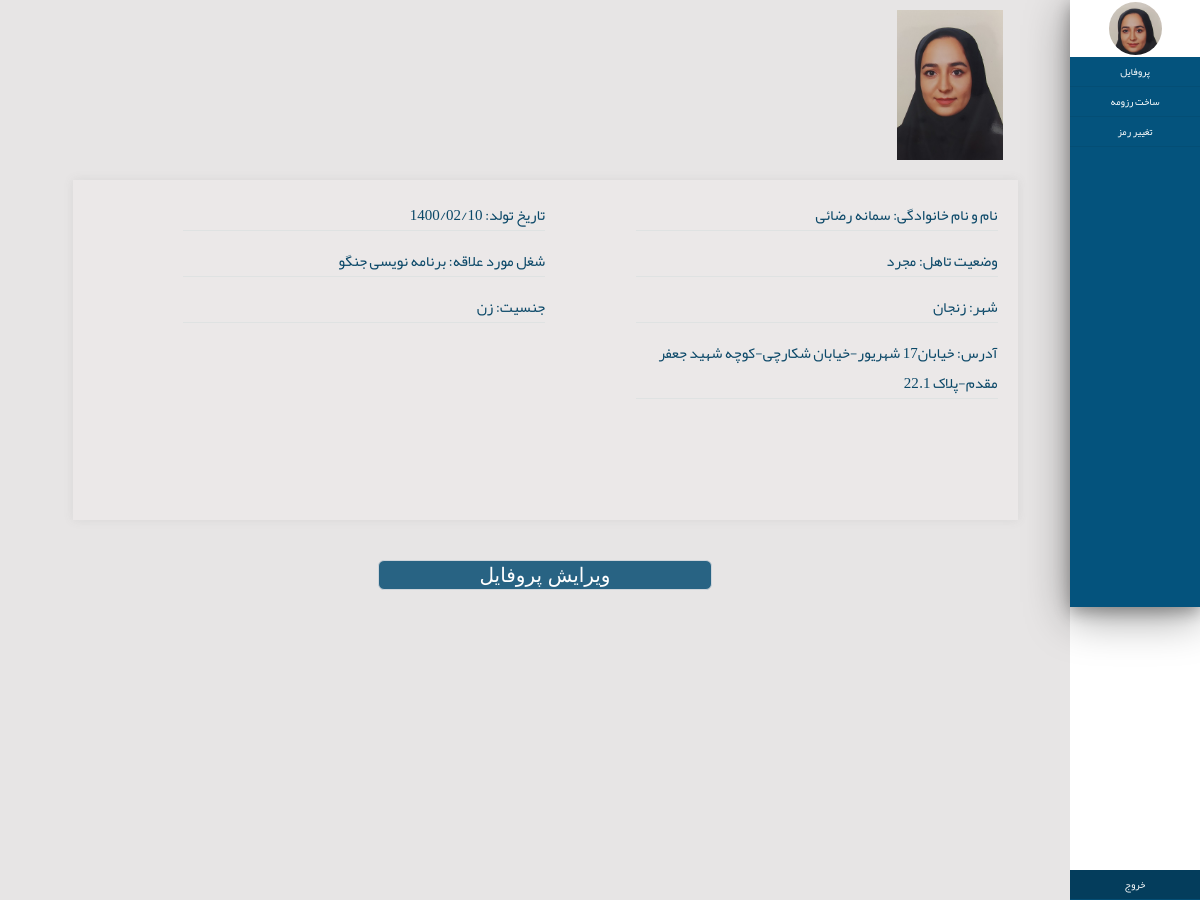
Before: /accounts/profile/ (signed in) with the older database file.
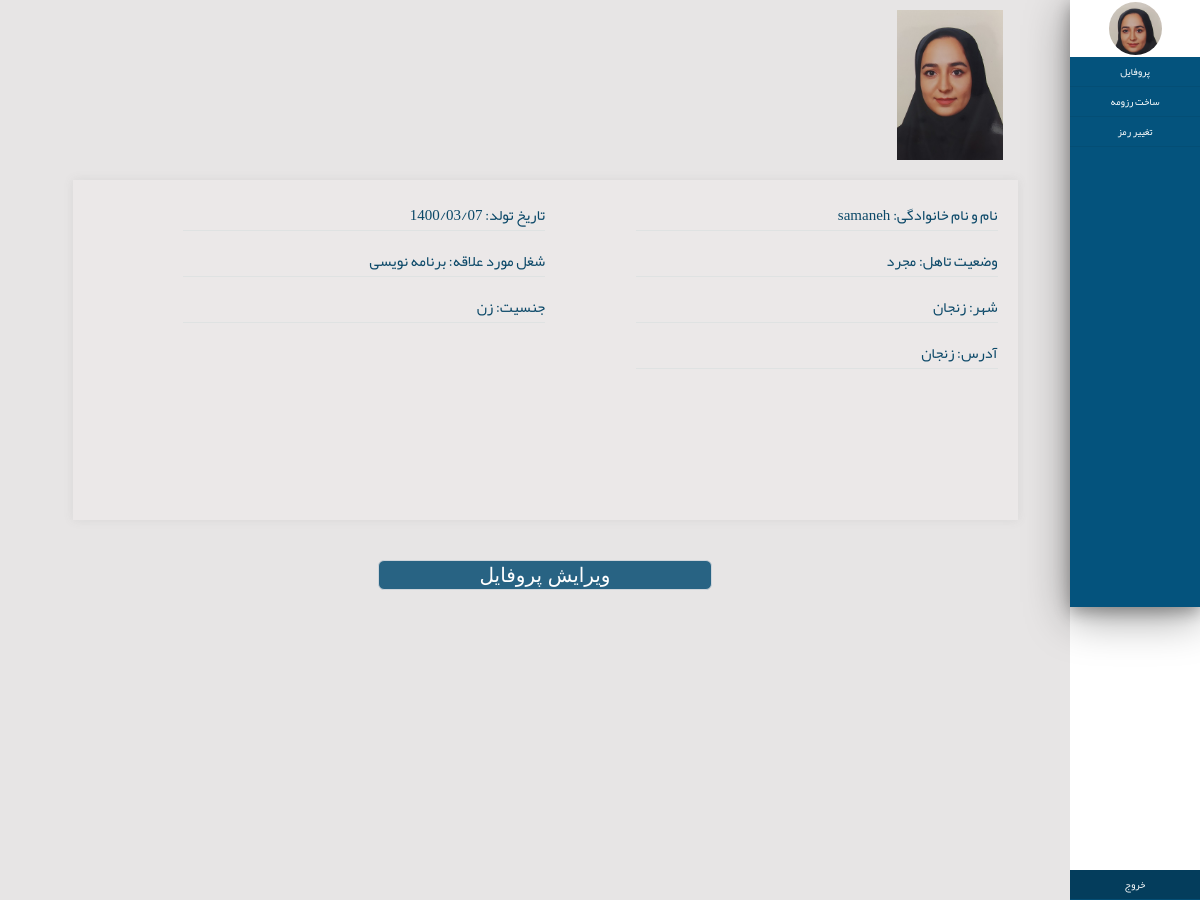
After: the same page with the newer database file.
### accounts/models.py (models this page shows)
class ProfileModel(models.Model):
    class Meta:
        verbose_name="profiles"
        verbose_name_plural="profiles"
    user=models.OneToOneField(User,on_delete=CASCADE,verbose_name="کاربری",related_name="profile")
    male=1
    female=2
    status_choices=((male,"مرد"),(female,"زن"))
    gender=models.IntegerField(choices=status_choices,verbose_name="جنسیت",null=True)
    single=1
    married=2
    status_choices1=((single,"مجرد"),(married,"متاهل"))
    marital_status=models.IntegerField(choices=status_choices1,verbose_name="وضعیت تاهل",null=True,blank=False)
    city=models.CharField(max_length=100,verbose_name="شهر محل سکونت",null=True,blank=False)
    address=models.CharField(max_length=300,verbose_name="آدرس",null=True,blank=False)
    birthday=models.DateField(verbose_name="تاریخ تولد",null=True,blank=False)
    Expected_Salary=models.IntegerField(verbose_name="حقوق درخواستی",null=True,blank=False)
    intrested_job=models.CharField(max_length=100,verbose_name="شغل مورد علاقه",null=True,blank=False)
    ProfileImage=models.ImageField(upload_to='profileimages/',verbose_name="عکس")

### accounts/views.py (the view)
# urls.py: path('profile/',views.profileView),
@login_required
def profileView(request):
    profile=request.user.profile
    context={
        "profile":profile
    }
    return render(request,"accounts/profile.html",context)

### accounts/templates/accounts/profile.html (shortened to what this page needs)
{%load static%}
<!DOCTYPE html>
<html lang="en">
<head>
    <link rel="stylesheet" href="{%static 'css/styless.css'%}">
</head>
<body>
    <body dir="rtl">
        <div class="container bodyy">
            <div class="main_container">
                <div class="nav-md">
                    <div class="shadoww">
                        <div class="navbar nav_title">
                            <div class="navbar circular--portrait" >
                                <img src="{{ profile.ProfileImage.url  }}" alt="...">
                            </div>
                        </div>
                        <div class="sidebarmenu">
                            <div >
                               <div class="side-menu sidbarmenu-contain"><a href="#"  style="text-decoration: none;color:white;">پروفایل</a></div>
                               <div class="side-menu sidbarmenu-contain"><a href="/accounts/resumeprofile" style="text-decoration: none;color:white;">ساخت رزومه</a></div>
                               <div class="side-menu sidbarmenu-contain"><a href="/accounts/password" style="text-decoration: none;color:white;">تغییر رمز</a></div>
                               <div class="side-menu sidbarmenu-contain sidebar-bottom"><a href="/accounts/logout" style="text-decoration: none;color:white;">خروج</a></div>
                            </div>
                        </div>
                    </div>
            </div>
            <div class="boxxrtl"  style="min-height: 607px;">
                <div class="imgbox">
                    <img src="{{ profile.ProfileImage.url  }}" style="width: 100%;align-items: right;">
                </div>
                <div style="width: 100%;margin-left: 0%; margin-right: 0%; height: 335px;" >
                    <div class="profilecontentbox">
                        <div style="width: 40%;float: right; margin-left: 10%; margin-right: 0%;" >
                            <p class="profil">نام و نام خانوادگی:&nbsp;{{ profile.user.get_full_name|default:"" }}</p>
                            <p class="profil">وضعیت تاهل:&nbsp;{{ profile.get_marital_status_display }}</p>
                            <p class="profil"> شهر:&nbsp;{{ profile.city|default:""}}</p>
                            <p class="profil">آدرس:&nbsp;{{ profile.address|default:"" }}</p>
                        </div>
                        <div style="width: 40%;float: right; margin-left: 10%; margin-right: 0%;" >
                            <p class="profil">تاریخ تولد:&nbsp;{{ profile.birthday|date:'Y/m/d' |default:""}}</p>
                            <p class="profil">شغل مورد علاقه:&nbsp;{{ profile.intrested_job |default:""}}</p>
                            <p class="profil">جنسیت:&nbsp;{{ profile.get_gender_display|default:"" }}</p>
                        </div>
                    </div>
                </div>
                <div style=" display:block; align-items: center;margin-top: 30px;">
                    <a href="/accounts/profileEdit">
                        <input type="button" value="ویرایش پروفایل" class="btn editsubmit" />
                     </a>
                </div>
            </div>
        </div>
</body>
</html>

Changed rows visible on the page:
changed ProfileModel "مجرد": user.get_full_name "سمانه رضائی" → "samaneh"; address "خیابان17 شهریور-خیابان شکارچی-کوچه شهید جعفر مقدم-پلاک 22.1" → "زنجان"; birthday "1400/02/10" → "1400/03/07"; intrested_job "برنامه نویسی جنگو" → "برنامه نویسی"
